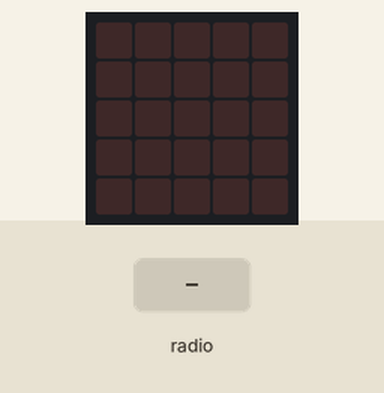
Bench run of a program on a simulated BBC micro:bit (MakeCode). Shown: the board's 5×5 LED display. The test bench sets the inputs (shaded band). What the program prints to the serial console is not drawn.

Above: at 1.2 s.
1.3 s: radio message "1" arrives
At 1.9 s:
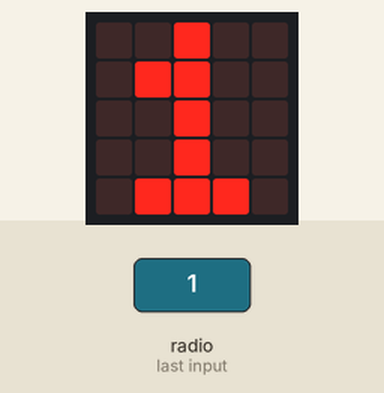
3.6 s: radio message "0" arrives
At 4.2 s:
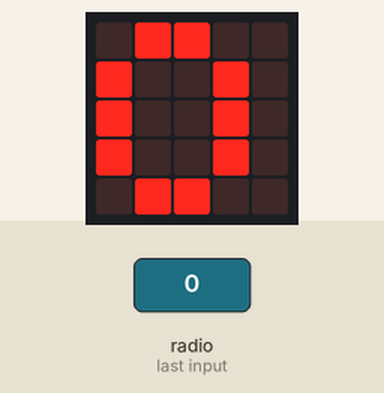
5.9 s: radio message "5" arrives
At 6.5 s:
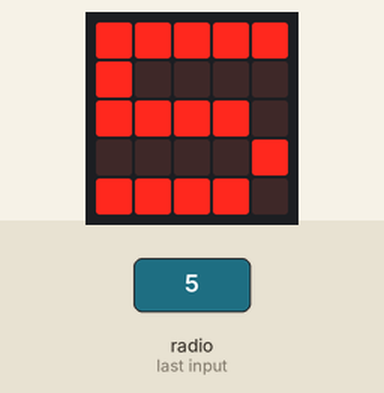
Timing chart, 0 to 8.9 s (numbered marks = the images above; inputs shaded):
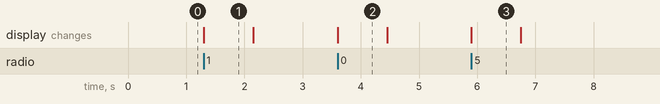

The program:

main.ts
```typescript
radio.setGroup(1)
serial.redirectToUSB()

radio.onReceivedNumber(function (receivedNumber) {
    serial.writeNumber(receivedNumber)
    basic.showNumber(receivedNumber)
    basic.pause(100)
    basic.clearScreen()
})

radio.onReceivedString(function (receivedString) {
    serial.writeLine(receivedString)
    basic.showIcon(IconNames.Yes)
    basic.pause(100)
    basic.clearScreen()
})
radio.onReceivedValue(function (name, value) {
    serial.writeValue(name, value)
    basic.showIcon(IconNames.Happy)
    basic.pause(100)
    basic.clearScreen()
})

let received = ""
// Videresend data til USB
basic.forever(function () {
    // // Modtag data via radio
    // received = radio.receiveString()
    // if (received) {
    //     // Send data til USB
    //     serial.writeLine(received)
    //     // Vis bekræftelsesikon
    //     basic.showIcon(IconNames.Yes)
    //     // Undgå overbelastning
    //     basic.pause(100)
    //     // Fjern ikon
    //     basic.clearScreen()
    // }
})
```

test.ts
```typescript
// test ender her, dette bliver ikke kompileret, når denne pakke bruges som en udvidelse.
```

Measured:
- after the input at 1.3 s, the display: changes at once (image 1)
- after the input at 3.6 s, the display: changes at once (image 2)
- after the input at 5.9 s, the display: changes at once (image 3)
- what the display in image 1 shows lasts 0.9 s, from 1.3 s to 2.2 s
